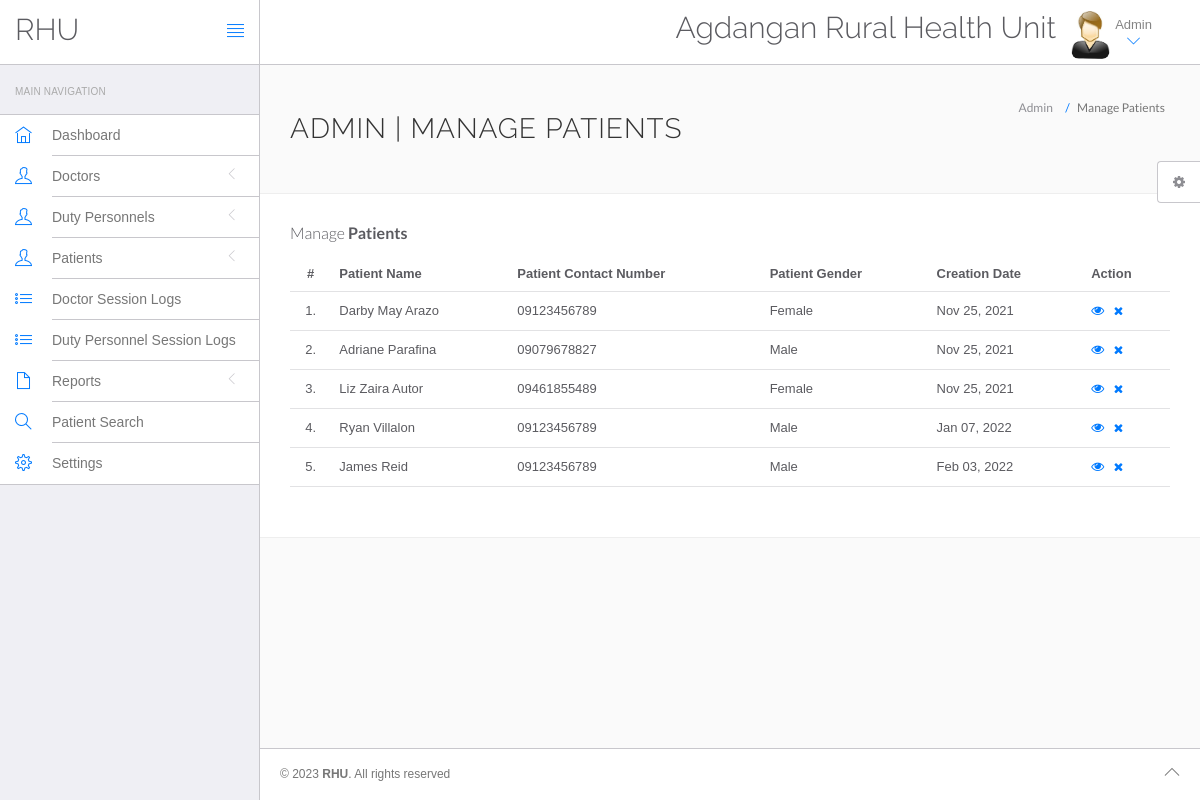
Page /admin/manage-patient.php (signed in) on the committed database.
### tables this page shows
CREATE TABLE `settings` (
  `id` int(11) NOT NULL,
  `HealthCenter` varchar(200) DEFAULT NULL,
  `Address` varchar(200) DEFAULT NULL,
  `ContactNo` varchar(12) DEFAULT NULL,
  `EmailAdd` mediumtext DEFAULT NULL,
  `OpeningHour` varchar(200) DEFAULT NULL,
  `Doctor` mediumtext DEFAULT NULL,
  `About` mediumtext DEFAULT NULL,
  `Map` longtext DEFAULT NULL
);

CREATE TABLE `tblpatient` (
  `ID` int(10) NOT NULL,
  `Dutyid` int(10) DEFAULT NULL,
  `PatientName` varchar(200) DEFAULT NULL,
  `PatientContno` varchar(11) DEFAULT NULL,
  `PatientEmail` varchar(200) DEFAULT NULL,
  `PatientGender` varchar(50) DEFAULT NULL,
  `PatientAdd` mediumtext DEFAULT NULL,
  `PatientBirthplace` varchar(200) DEFAULT NULL,
  `PatientBirthday` date DEFAULT NULL,
  `PatientCivil` varchar(50) DEFAULT NULL,
  `PatientReligion` varchar(200) DEFAULT NULL,
  `PatientBlood` varchar(50) DEFAULT NULL,
  `MotherName` varchar(200) DEFAULT NULL,
  `MotherBirthday` date DEFAULT NULL,
  `PhilhealthMember` varchar(50) DEFAULT NULL,
  `PhilhealthStatus` varchar(50) DEFAULT NULL,
  `PatientRegion` varchar(200) DEFAULT NULL,
  `DswdMember` varchar(50) DEFAULT NULL,
  `BloodPressure` varchar(100) DEFAULT NULL,
  `PulseRate` varchar(100) DEFAULT NULL,
  `BodyTemperature` varchar(100) DEFAULT NULL,
  `BpMeasurement` varchar(100) DEFAULT NULL,
  `IntakeMed` varchar(200) DEFAULT NULL,
  `AdministeredBy` varchar(200) DEFAULT NULL,
  `PatientMedhis` mediumtext DEFAULT NULL,
  `CreationDate` timestamp NULL DEFAULT current_timestamp(),
  `UpdationDate` timestamp NULL DEFAULT NULL ON UPDATE current_timestamp()
);

### admin/manage-patient.php (the view, shortened to what this page needs)
<?php
include('include/config.php');
?>
<!DOCTYPE html>
<html lang="en">
	<head>
		<link rel="stylesheet" href="vendor/bootstrap/css/bootstrap.min.css">
		<link rel="stylesheet" href="vendor/fontawesome/css/font-awesome.min.css">
		<link rel="stylesheet" href="vendor/themify-icons/themify-icons.min.css">
		<link href="vendor/animate.css/animate.min.css" rel="stylesheet" media="screen">
		<link href="vendor/perfect-scrollbar/perfect-scrollbar.min.css" rel="stylesheet" media="screen">
		<link href="vendor/switchery/switchery.min.css" rel="stylesheet" media="screen">
		<link href="vendor/bootstrap-touchspin/jquery.bootstrap-touchspin.min.css" rel="stylesheet" media="screen">
		<link href="vendor/select2/select2.min.css" rel="stylesheet" media="screen">
		<link href="vendor/bootstrap-datepicker/bootstrap-datepicker3.standalone.min.css" rel="stylesheet" media="screen">
		<link href="vendor/bootstrap-timepicker/bootstrap-timepicker.min.css" rel="stylesheet" media="screen">
		<link rel="stylesheet" href="assets/css/styles.css">
		<link rel="stylesheet" href="assets/css/plugins.css">
		<link rel="stylesheet" href="assets/css/themes/theme-1.css" id="skin_color" />
	</head>
	<body>
		<div id="app">
<?php include('include/sidebar.php');?>
<div class="app-content">
<?php include('include/header.php');?>
<div class="main-content" >
<div class="wrap-content container" id="container">
<section id="page-title">
<div class="row">
<div class="col-sm-8">
<h1 class="mainTitle">Admin | Manage Patients</h1>
</div>
<ol class="breadcrumb">
<li>
<span>Admin</span>
</li>
<li class="active">
<span>Manage Patients</span>
</li>
</ol>
</div>
</section>
<div class="container-fluid container-fullw bg-white">
<div class="row">
<div class="col-md-12">
<h5 class="over-title margin-bottom-15">Manage <span class="text-bold">Patients</span></h5>
<table class="table table-hover" id="sample-table-1">
<thead>
<tr>
<th class="center">#</th>
<th>Patient Name</th>
<th>Patient Contact Number</th>
<th>Patient Gender </th>
<th class="hidden-xs">Creation Date </th>
<th>Action</th>
</tr>
</thead>
<tbody>
<?php
$sql=mysqli_query($con,"select * from tblpatient ");
$cnt=1;
while($row=mysqli_fetch_array($sql))
{
?>
<tr>
<td class="center"><?php echo $cnt;?>.</td>
<td><?php echo $row['PatientName'];?></td>
<td><?php echo $row['PatientContno'];?></td>
<td><?php echo $row['PatientGender'];?></td>
<td><?php echo date('M d, Y', strtotime($row['CreationDate']));?></td>
<td>
<a href="view-patient.php?viewid=<?php echo $row['ID'];?>"><i class="fa fa-eye"></i></a>
<a href="manage-patient.php?id=<?php echo $row['ID']?>&del=delete" onClick="return confirm('Are you sure you want to delete?')"class="btn btn-transparent btn-xs tooltips" tooltip-placement="top" tooltip="Remove"><i class="fa fa-times fa fa-white"></i></a>
</td>
</tr>
<?php
$cnt=$cnt+1;
 }?></tbody>
</table>
</div>
</div>
</div>
</div>
</div>
</div>
	<?php include('include/footer.php');?>
	<?php include('include/setting.php');?>
		</div>
	</body>
</html>

### admin/include/header.php (shortened to what this page needs)
<?php
include("include/config.php");
$val=mysqli_query($con,"select * from settings where id = 1");
while ($row_val=mysqli_fetch_array($val)) {
	$name = $row_val['HealthCenter'];
}
?>
<header class="navbar navbar-default navbar-static-top">
					<div class="navbar-header">
						<a class="navbar-brand" href="#">
							<h2 style="padding-top:20%; ">RHU</h2>
						</a>
						<a href="#" class="sidebar-toggler pull-right visible-md visible-lg" data-toggle-class="app-sidebar-closed" data-toggle-target="#app">
							<i class="ti-align-justify"></i>
						</a>
					</div>
					<div class="navbar-collapse collapse">
						<ul class="nav navbar-right">
								<li  style="padding-top:2% ">
								<h2><?php echo $name;?></h2>
							</li>
							<li class="dropdown current-user">
								<a href class="dropdown-toggle" data-toggle="dropdown">
									<img src="assets/images/images.jpg" > <span class="username">
<?php $query=mysqli_query($con,"select fullname from admin where id='".$_SESSION['id']."'");
while($row=mysqli_fetch_array($query))
{
	echo $row['fullname'];
} ?>
									<i class="ti-angle-down"></i></i></span>
								</a>
							</li>
						</ul>
					</div>
				</header>

### admin/assets/css/themes/theme-1.css (style rules this page uses)
body { background: #FAFAFA; }
header .navbar-header { background: #ffffff !important; border-right-color: #c8c7cc !important; border-bottom-color: #c8c7cc !important; }
header .navbar-header .sidebar-toggler, header .navbar-header .sidebar-mobile-toggler { color: #007aff !important; }
header .navbar-header .navbar-brand { color: #777 !important; }
header .navbar-collapse { background: #ffffff !important; border-bottom-color: #c8c7cc !important; box-shadow: none !important; }
header .navbar-collapse .navbar-right > li > a { color: #777; }
header .navbar-collapse .navbar-right > li > a i { color: #007aff !important; }

### rows in the picture
settings: HealthCenter "Agdangan Rural Health Unit"
tblpatient: PatientName "Darby May Arazo", PatientContno "09123456789", PatientGender "Female", CreationDate "Nov 25, 2021"
tblpatient: PatientName "Adriane Parafina", PatientContno "09079678827", PatientGender "Male", CreationDate "Nov 25, 2021"
tblpatient: PatientName "Liz Zaira Autor", PatientContno "09461855489", PatientGender "Female", CreationDate "Nov 25, 2021"
tblpatient: PatientName "Ryan Villalon", PatientContno "09123456789", PatientGender "Male", CreationDate "Jan 07, 2022"
tblpatient: PatientName "James Reid", PatientContno "09123456789", PatientGender "Male", CreationDate "Feb 03, 2022"

### other values in the picture
$row['fullname'] "Admin"
